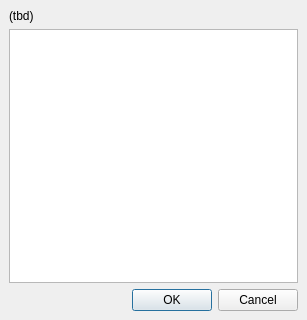
<?xml version="1.0" encoding="UTF-8"?>
<ui version="4.0">
 <class>UndoRedoListForm</class>
 <widget class="QDialog" name="UndoRedoListForm">
  <property name="geometry">
   <rect>
    <x>0</x>
    <y>0</y>
    <width>307</width>
    <height>320</height>
   </rect>
  </property>
  <property name="windowTitle">
   <string>Undo / Redo by List</string>
  </property>
  <layout class="QGridLayout">
   <property name="leftMargin">
    <number>9</number>
   </property>
   <property name="topMargin">
    <number>9</number>
   </property>
   <property name="rightMargin">
    <number>9</number>
   </property>
   <property name="bottomMargin">
    <number>9</number>
   </property>
   <property name="spacing">
    <number>6</number>
   </property>
   <item row="0" column="0" colspan="2">
    <widget class="QLabel" name="title_lbl">
     <property name="text">
      <string>(tbd)</string>
     </property>
    </widget>
   </item>
   <item row="2" column="0" colspan="2">
    <widget class="QDialogButtonBox" name="buttonBox">
     <property name="orientation">
      <enum>Qt::Horizontal</enum>
     </property>
     <property name="standardButtons">
      <set>QDialogButtonBox::Cancel|QDialogButtonBox::Ok</set>
     </property>
    </widget>
   </item>
   <item row="1" column="0" colspan="2">
    <widget class="QListView" name="items">
     <property name="uniformItemSizes">
      <bool>true</bool>
     </property>
    </widget>
   </item>
  </layout>
 </widget>
 <layoutdefault spacing="6" margin="11"/>
 <tabstops>
  <tabstop>buttonBox</tabstop>
 </tabstops>
 <resources/>
 <connections>
  <connection>
   <sender>buttonBox</sender>
   <signal>accepted()</signal>
   <receiver>UndoRedoListForm</receiver>
   <slot>accept()</slot>
   <hints>
    <hint type="sourcelabel">
     <x>211</x>
     <y>282</y>
    </hint>
    <hint type="destinationlabel">
     <x>211</x>
     <y>152</y>
    </hint>
   </hints>
  </connection>
  <connection>
   <sender>buttonBox</sender>
   <signal>rejected()</signal>
   <receiver>UndoRedoListForm</receiver>
   <slot>reject()</slot>
   <hints>
    <hint type="sourcelabel">
     <x>211</x>
     <y>282</y>
    </hint>
    <hint type="destinationlabel">
     <x>211</x>
     <y>152</y>
    </hint>
   </hints>
  </connection>
 </connections>
</ui>
